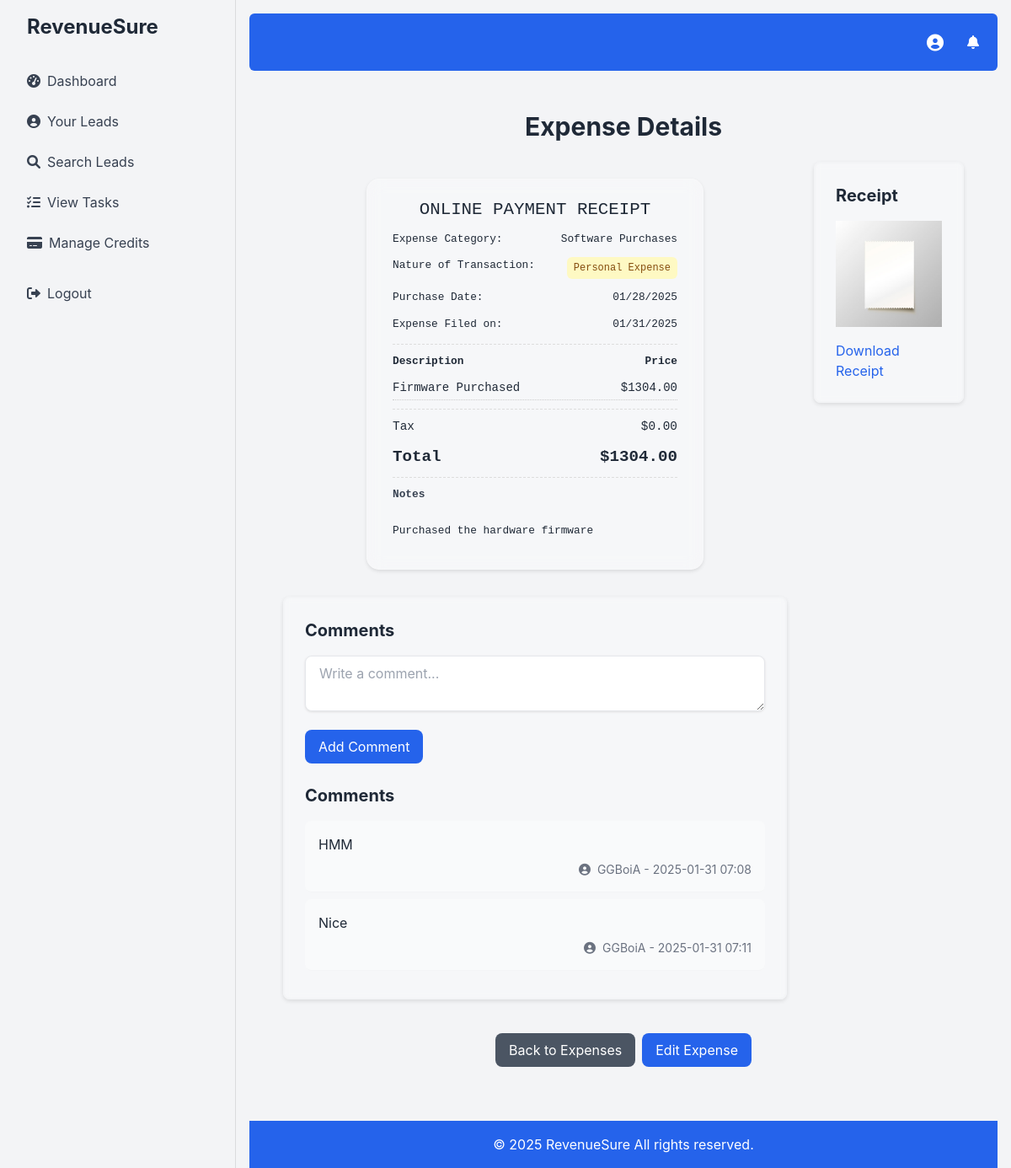
/view_expense.php?id=3 (signed in), run on the app's committed database.
### tables this page shows
CREATE TABLE `expenses` (
  `id` int(11) NOT NULL,
  `name` varchar(255) NOT NULL,
  `category_id` int(11) DEFAULT NULL,
  `amount` decimal(10,2) NOT NULL,
  `expense_date` date NOT NULL,
  `project_id` int(11) DEFAULT NULL,
  `user_id` int(11) NOT NULL,
  `invoice_id` int(11) DEFAULT NULL,
  `payment_mode` enum('Cash','Credit Card','Bank Transfer','Online Payment','Check') DEFAULT 'Cash',
  `transaction_nature` enum('Reimbursable','Business Expense','Personal Expense') DEFAULT 'Business Expense',
  `receipt_path` varchar(255) DEFAULT NULL,
  `notes` text DEFAULT NULL,
  `approval_status` enum('Pending','Approved','Rejected') DEFAULT 'Pending',
  `created_at` timestamp NOT NULL DEFAULT current_timestamp()
);

CREATE TABLE `expense_categories` (
  `id` int(11) NOT NULL,
  `name` varchar(100) NOT NULL,
  `created_at` timestamp NOT NULL DEFAULT current_timestamp()
);

CREATE TABLE `expense_comments` (
  `id` int(11) NOT NULL,
  `expense_id` int(11) NOT NULL,
  `user_id` int(11) NOT NULL,
  `comment` text DEFAULT NULL,
  `created_at` timestamp NOT NULL DEFAULT current_timestamp()
);

CREATE TABLE `users` (
  `id` int(11) NOT NULL,
  `username` varchar(50) NOT NULL,
  `email` varchar(100) NOT NULL,
  `password` varchar(255) NOT NULL,
  `credits` int(11) DEFAULT 0,
  `created_at` timestamp NOT NULL DEFAULT current_timestamp(),
  `role` enum('admin','user') DEFAULT 'user',
  `profile_picture` varchar(255) DEFAULT NULL,
  `role_id` int(11) DEFAULT NULL,
  `department_id` int(11) DEFAULT NULL
);

### view_expense.php (the view, shortened to what this page needs)
<?php
require 'db.php';
$expense_id = isset($_GET['id']) ? (int)$_GET['id'] : 0;
$stmt = $conn->prepare("SELECT expenses.*, expense_categories.name as category_name, users.username as user_name, projects.name as project_name, invoices.invoice_number as invoice_number, expense_approvals.approver_id, users2.username as approver_name
                        FROM expenses
                        LEFT JOIN expense_categories ON expenses.category_id = expense_categories.id
                        LEFT JOIN users ON expenses.user_id = users.id
                        LEFT JOIN projects ON expenses.project_id = projects.id
                        LEFT JOIN invoices ON expenses.invoice_id = invoices.id
                         LEFT JOIN expense_approvals ON expenses.id = expense_approvals.expense_id
                        LEFT JOIN users as users2 ON expense_approvals.approver_id = users2.id
                        WHERE expenses.id = :id");
$stmt->bindParam(':id', $expense_id);
$stmt->execute();
$expense = $stmt->fetch(PDO::FETCH_ASSOC);
$stmt = $conn->prepare("SELECT expense_comments.*, users.username FROM expense_comments INNER JOIN users ON expense_comments.user_id = users.id WHERE expense_id = :expense_id ORDER BY created_at ASC");
$stmt->bindParam(':expense_id', $expense_id);
$stmt->execute();
$comments = $stmt->fetchAll(PDO::FETCH_ASSOC);
require 'header.php';
?>
<div class="container mx-auto p-6 fade-in">
    <h1 class="text-3xl font-bold text-gray-800 mb-6 text-center">Expense Details</h1>
       <div class="flex flex-wrap -mx-4 justify-center">
          <div class="w-full md:w-3/4 px-4 mb-6">
                 <div class="receipt">
                   <h2 class="uppercase">
                         <?php
                        if ($expense['payment_mode'] == 'Cash') {
                            echo 'Cash Receipt';
                           } elseif ($expense['payment_mode'] == 'Credit Card') {
                                echo 'Credit Card Receipt';
                         } elseif ($expense['payment_mode'] == 'Bank Transfer') {
                            echo 'Bank Transfer Receipt';
                        } elseif ($expense['payment_mode'] == 'Online Payment') {
                            echo 'Online Payment Receipt';
                         } elseif ($expense['payment_mode'] == 'Check') {
                             echo 'Check Receipt';
                         } else {
                             echo "Expense Receipt";
                         }
                          ?>
                  </h2>
                  <div class="info mb-2">
                      <p>Expense Category:</p>
                       <p><?php echo htmlspecialchars($expense['category_name'] ? $expense['category_name'] : 'Uncategorized'); ?></p>
                    </div>
                    <div class="info mb-2">
                         <p>Nature of Transaction:</p>
                           <p>
                              <span class="expense-tag <?php
                               switch ($expense['transaction_nature']) {
                                       case 'Personal Expense':
                                         echo 'bg-yellow-100 text-yellow-800';
                                           break;
                               }
                                ?>"><?php echo htmlspecialchars($expense['transaction_nature'] ? $expense['transaction_nature'] : 'N/A'); ?></span>
                          </p>
                    </div>
                   <div class="info mb-2">
                       <p>Purchase Date:</p>
                         <p><?php echo htmlspecialchars(date('m/d/Y', strtotime($expense['expense_date']))); ?></p>
                    </div>
                    <div class="info mb-2">
                          <p>Expense Filed on:</p>
                           <p><?php echo htmlspecialchars(date('m/d/Y', strtotime($expense['created_at']))); ?></p>
                    </div>
                   <hr>
                   <div class="flex justify-between mb-2">
                         <p class="font-bold">Description</p>
                         <p class="font-bold">Price</p>
                     </div>
                      <div class="item">
                         <span><?php echo htmlspecialchars($expense['name']); ?></span>
                            <span>$<?php echo htmlspecialchars($expense['amount']); ?></span>
                      </div>
                     <hr>
                      <div class="tax">
                            <span>Tax</span>
                            <span>$<?php echo '0.00'; ?></span>
                       </div>
                      <div class="total">
                           <span>Total</span>
                            <span>$<?php echo htmlspecialchars($expense['amount']); ?></span>
                      </div>
                     <hr>
                 <?php if ($expense['notes']): ?>
                    <div class="mt-2 mb-4">
                        <p class="text-left font-bold text-gray-700">Notes</p>
                        <p class="notes">
                           <?php echo nl2br(htmlspecialchars($expense['notes'])); ?>
                         </p>
                    </div>
                 <?php endif; ?>
               </div>
                    <div class="bg-white border-2 border-gray-100 p-6 rounded-lg mt-8 backdrop-filter backdrop-blur-sm bg-opacity-30">
                      <h2 class="text-xl font-bold text-gray-800 mb-4 relative">
                            Comments
                        </h2>
                         <form method="POST" action="" class="mb-4">
                              <textarea name="comment" id="comment" class="w-full px-4 py-2 border rounded-lg focus:outline-none focus:ring-2 focus:ring-blue-600" placeholder="Write a comment..."></textarea>
                             <button type="submit" name="add_comment" class="bg-blue-600 text-white px-4 py-2 rounded-lg hover:bg-blue-700 transition duration-300 mt-4">Add Comment</button>
                       </form>
                          <?php if($comments): ?>
                                <h2 class="text-xl font-bold text-gray-800 mt-6 mb-4">Comments</h2>
                                <ul id="comment-list">
                                  <?php
                                      foreach ($comments as $comment) {
                                               echo '<li class="p-4 border-b border-gray-100 my-2 bg-gray-50 rounded-lg">
                                                        <div class="flex justify-between items-center mb-2">
                                                            <p class="text-gray-800">' . htmlspecialchars($comment['comment']) . '</p>
                                                       </div>
                                                        <div class="text-right">
                                                            <p class="text-gray-500 text-sm">
                                                                 <i class="fas fa-user-circle mr-1"></i> '. htmlspecialchars($comment['username']) .' - '. htmlspecialchars(date('Y-m-d H:i', strtotime($comment['created_at']))) . '</p>
                                                       </div>
                                                 ';
                                            echo '</li>';
                                        }
                                     ?>
                            </ul>
                         <?php else: ?>
                               <p class="text-gray-600">No comments yet!</p>
                            <?php endif; ?>
                  </div>
           </div>
          <div class="w-full md:w-1/4 px-4 mb-6">
              <div class="bg-white border-2 border-gray-100 p-6 rounded-lg backdrop-filter backdrop-blur-sm bg-opacity-30">
                    <h2 class="text-xl font-bold text-gray-800 mb-4">Receipt</h2>
                       <?php if ($expense['receipt_path']) : ?>
                           <div class="flex flex-col items-center">
                              <img src="<?php echo $expense['receipt_path']; ?>" alt="Expense Receipt" class="max-w-full h-auto object-contain max-h-48 mb-4">
                                  <a href="<?php echo $expense['receipt_path']; ?>" download class="text-blue-600 hover:underline">
                                     Download Receipt
                                  </a>
                           </div>
                       <?php else : ?>
                           <p class="text-gray-600">No receipt attached.</p>
                       <?php endif; ?>
                </div>
           </div>
     </div>
      <div class="mt-4 flex justify-center gap-2">
         <a href="manage_expenses.php" class="bg-gray-600 text-white px-4 py-2 rounded-lg hover:bg-gray-700 transition duration-300 inline-block">Back to Expenses</a>
         <a href="edit_expense.php?id=<?php echo $expense['id']; ?>" class="bg-blue-600 text-white px-4 py-2 rounded-lg hover:bg-blue-700 transition duration-300 inline-block">Edit Expense</a>
       </div>
</div>
<?php
require 'footer.php';
?>

### header.php (style rules this page uses)
:root { --primary-color: #007aff; --secondary-color: #4cd964; --background-light: #f9fafb; --background-dark: #1f2937; --error-color: #ff3b30; --nav-item-height: 48px; }
body { font-family: -apple-system, BlinkMacSystemFont, 'Segoe UI', Roboto, Oxygen, Ubuntu, Cantarell, 'Open Sans', 'Helvetica Neue', sans-serif; background-color: var(--background-light); color: #1f2937; }
.fade-in { animation: fadeIn 0.3s ease-in-out; }
button { transition: background-color 0.3s ease, color 0.3s ease, transform 0.1s ease; }
.bg-white { transition: all 0.3s ease-in-out; box-shadow: 0 2px 5px rgba(0,0,0,0.1); }
input,select, textarea { transition: all 0.3s ease-in-out; box-shadow: 0 1px 3px rgba(0,0,0,0.1); border-radius: 8px; }

### view_expense.php (style rules this page uses)
.receipt { font-family: monospace; max-width: 400px; margin: 20px auto; padding: 20px 30px; background-color: rgba(255, 255, 255, 0.3); border: 1px solid rgba(255, 255, 255, 0.2); box-shadow: 0 2px 4px rgba(0, 0, 0, 0.1); position: relative; font-size: 14px; backdrop-filter: blur(10px); border-radius: 15px; }
.receipt::before { content: ""; position: absolute; top: 0; left: 0; right: 0; bottom: 0; z-index: -1; background-image: url('assets/bill-paper-bg.png'); background-size: cover; transform: rotate(0.5deg); }
.receipt h2 { text-align: center; margin-bottom: 10px; font-size: 1.3rem; }
.receipt .info { display: flex; justify-content: space-between; font-size: 0.8rem; }
.receipt .item { display: flex; justify-content: space-between; border-bottom: 1px dotted #ccc; padding-bottom: 3px; margin-bottom: 3px; }
.receipt .item span:last-child { text-align: right; white-space: nowrap; }
.receipt hr { border-top: 1px dashed #ddd; margin: 10px 0; }
.receipt .total { display: flex; justify-content: space-between; font-size: 1.2rem; font-weight: bold; margin-top: 10px; }
.receipt .total span:last-child { text-align: right; }
.receipt p { font-size: 0.8rem; margin-bottom: 4px; }
.receipt .notes { font-size: 0.8rem; white-space: pre-line; }
.receipt .tax { display: flex; justify-content: space-between; font-size: 0.9rem; }
.expense-tag { display: inline-flex; align-items: center; padding: 0.25rem 0.5rem; border-radius: 0.375rem; font-size: 0.75rem; font-weight: 500; white-space: nowrap; }

### data on the page
expenses: category.name "Software Purchases", transaction_nature "Personal Expense", expense_date "01/28/2025", created_at "01/31/2025", name "Firmware Purchased", amount "1304.00", notes "Purchased the hardware firmware", receipt_path (picture)
expense_comments: comment "HMM", user.username "GGBoiA", created_at "2025-01-31 07:08"
expense_comments: comment "Nice", user.username "GGBoiA", created_at "2025-01-31 07:11"
